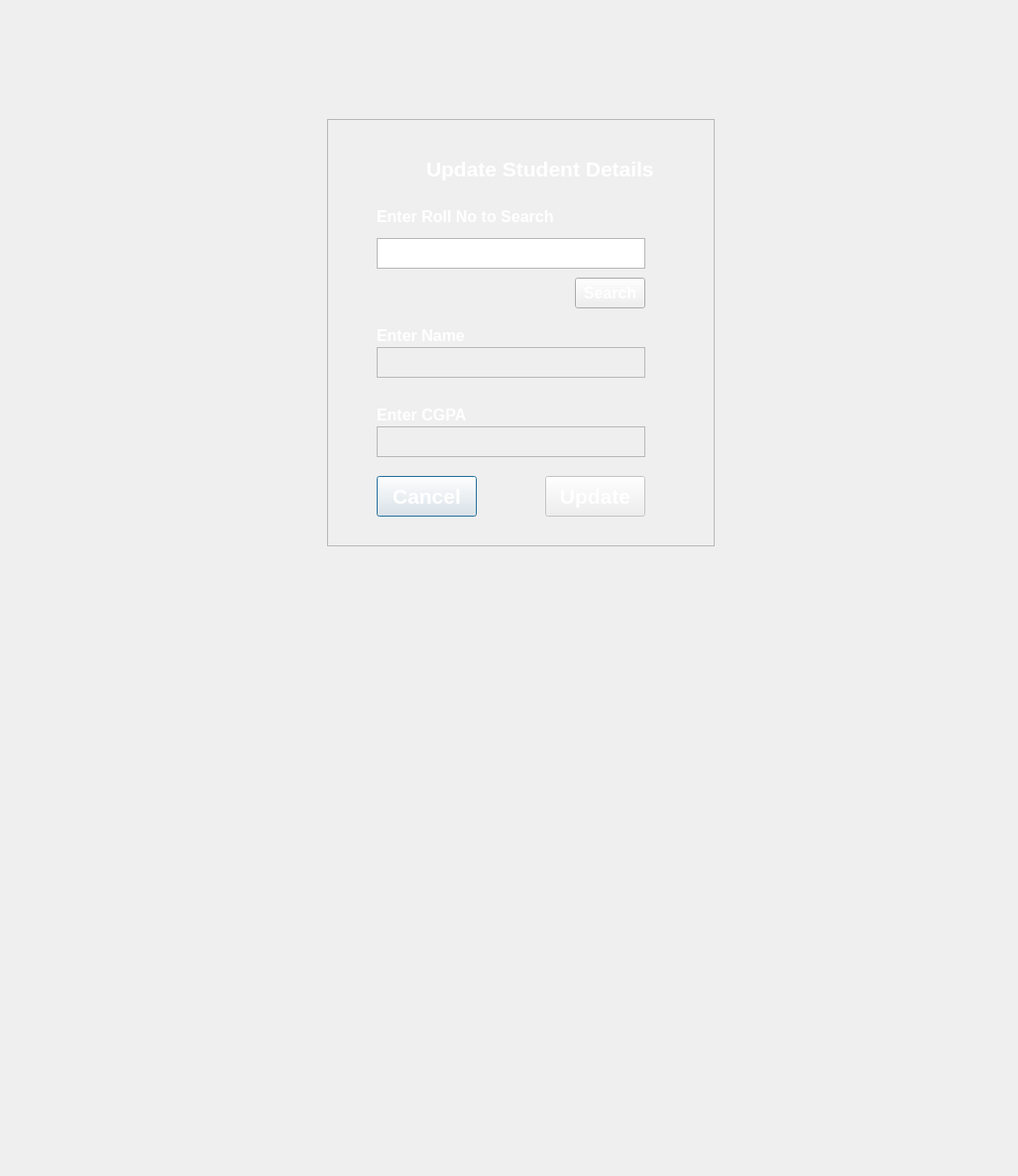
<?xml version="1.0" encoding="UTF-8"?>
<ui version="4.0">
 <class>UpdateStudentDialog</class>
 <widget class="QDialog" name="UpdateStudentDialog">
  <property name="geometry">
   <rect>
    <x>0</x>
    <y>0</y>
    <width>1027</width>
    <height>1186</height>
   </rect>
  </property>
  <property name="windowTitle">
   <string>Dialog</string>
  </property>
  <property name="styleSheet">
   <string notr="true">color:rgb(0, 0, 0)</string>
  </property>
  <widget class="QFrame" name="frame">
   <property name="geometry">
    <rect>
     <x>330</x>
     <y>120</y>
     <width>391</width>
     <height>431</height>
    </rect>
   </property>
   <property name="frameShape">
    <enum>QFrame::Shape::StyledPanel</enum>
   </property>
   <property name="frameShadow">
    <enum>QFrame::Shadow::Raised</enum>
   </property>
   <widget class="QLabel" name="label">
    <property name="geometry">
     <rect>
      <x>100</x>
      <y>30</y>
      <width>281</width>
      <height>41</height>
     </rect>
    </property>
    <property name="font">
     <font>
      <pointsize>16</pointsize>
      <bold>true</bold>
     </font>
    </property>
    <property name="styleSheet">
     <string notr="true">color: rgb(255, 255, 255);</string>
    </property>
    <property name="text">
     <string>Update Student Details</string>
    </property>
   </widget>
   <widget class="QLabel" name="label_2">
    <property name="geometry">
     <rect>
      <x>50</x>
      <y>90</y>
      <width>301</width>
      <height>16</height>
     </rect>
    </property>
    <property name="font">
     <font>
      <pointsize>12</pointsize>
      <bold>true</bold>
     </font>
    </property>
    <property name="styleSheet">
     <string notr="true">color:rgb(255, 255, 255)</string>
    </property>
    <property name="text">
     <string>Enter Roll No to Search</string>
    </property>
   </widget>
   <widget class="QLabel" name="label_3">
    <property name="geometry">
     <rect>
      <x>50</x>
      <y>290</y>
      <width>211</width>
      <height>16</height>
     </rect>
    </property>
    <property name="font">
     <font>
      <pointsize>12</pointsize>
      <bold>true</bold>
     </font>
    </property>
    <property name="styleSheet">
     <string notr="true">color:rgb(255, 255, 255)</string>
    </property>
    <property name="text">
     <string>Enter CGPA</string>
    </property>
   </widget>
   <widget class="QLabel" name="label_4">
    <property name="geometry">
     <rect>
      <x>50</x>
      <y>210</y>
      <width>181</width>
      <height>16</height>
     </rect>
    </property>
    <property name="font">
     <font>
      <pointsize>12</pointsize>
      <bold>true</bold>
     </font>
    </property>
    <property name="styleSheet">
     <string notr="true">color:rgb(255, 255, 255)</string>
    </property>
    <property name="text">
     <string>Enter Name</string>
    </property>
   </widget>
   <widget class="QTextEdit" name="lineEdit_Roll">
    <property name="geometry">
     <rect>
      <x>50</x>
      <y>120</y>
      <width>271</width>
      <height>31</height>
     </rect>
    </property>
    <property name="font">
     <font>
      <bold>true</bold>
     </font>
    </property>
    <property name="styleSheet">
     <string notr="true">color: &quot;white&quot;;</string>
    </property>
   </widget>
   <widget class="QTextEdit" name="lineEdit_CGPA">
    <property name="enabled">
     <bool>false</bool>
    </property>
    <property name="geometry">
     <rect>
      <x>50</x>
      <y>310</y>
      <width>271</width>
      <height>31</height>
     </rect>
    </property>
    <property name="font">
     <font>
      <bold>true</bold>
     </font>
    </property>
    <property name="styleSheet">
     <string notr="true">color: &quot;white&quot;;</string>
    </property>
   </widget>
   <widget class="QTextEdit" name="lineEdit_Name">
    <property name="enabled">
     <bool>false</bool>
    </property>
    <property name="geometry">
     <rect>
      <x>50</x>
      <y>230</y>
      <width>271</width>
      <height>31</height>
     </rect>
    </property>
    <property name="font">
     <font>
      <bold>true</bold>
     </font>
    </property>
    <property name="styleSheet">
     <string notr="true">color: &quot;white&quot;;</string>
    </property>
   </widget>
   <widget class="QPushButton" name="pushButton_3">
    <property name="geometry">
     <rect>
      <x>50</x>
      <y>360</y>
      <width>101</width>
      <height>41</height>
     </rect>
    </property>
    <property name="font">
     <font>
      <pointsize>16</pointsize>
      <bold>true</bold>
     </font>
    </property>
    <property name="styleSheet">
     <string notr="true">color: rgb(255, 255, 255);</string>
    </property>
    <property name="text">
     <string>Cancel</string>
    </property>
   </widget>
   <widget class="QPushButton" name="pushButton_Update">
    <property name="enabled">
     <bool>false</bool>
    </property>
    <property name="geometry">
     <rect>
      <x>220</x>
      <y>360</y>
      <width>101</width>
      <height>41</height>
     </rect>
    </property>
    <property name="font">
     <font>
      <pointsize>16</pointsize>
      <bold>true</bold>
     </font>
    </property>
    <property name="styleSheet">
     <string notr="true">color: rgb(255, 255, 255);</string>
    </property>
    <property name="text">
     <string>Update</string>
    </property>
   </widget>
   <widget class="QPushButton" name="pushButton_Search">
    <property name="geometry">
     <rect>
      <x>250</x>
      <y>160</y>
      <width>71</width>
      <height>31</height>
     </rect>
    </property>
    <property name="font">
     <font>
      <pointsize>12</pointsize>
      <bold>true</bold>
     </font>
    </property>
    <property name="styleSheet">
     <string notr="true">color: rgb(255, 255, 255);</string>
    </property>
    <property name="text">
     <string>Search</string>
    </property>
   </widget>
  </widget>
 </widget>
 <resources/>
 <connections/>
</ui>
